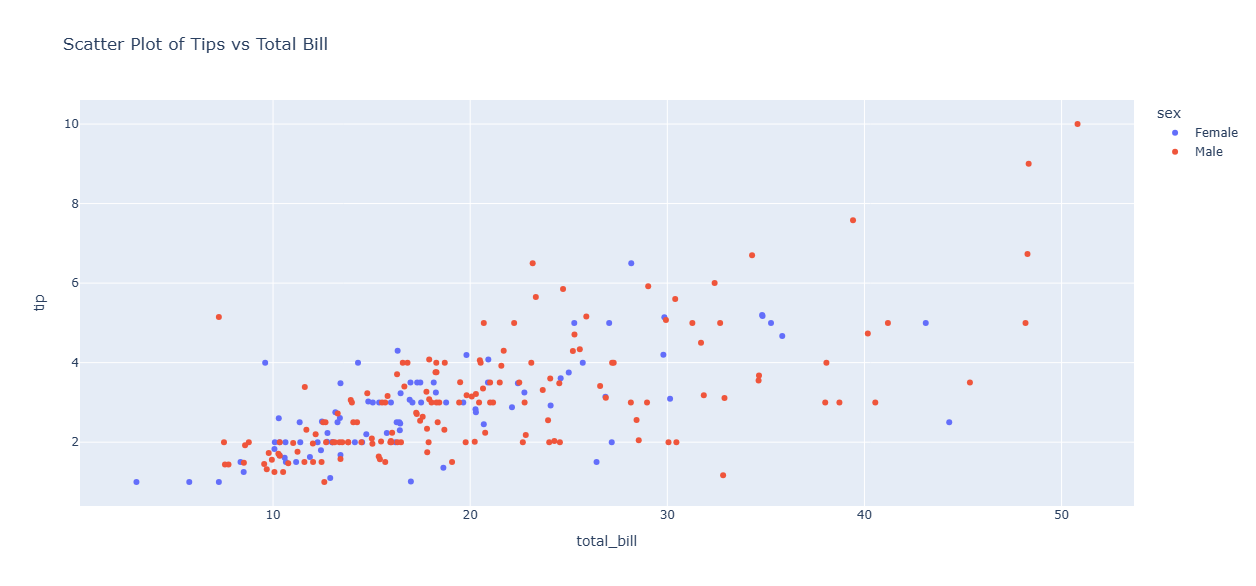

Recreate this plot in Python.
import plotly.express as px
import plotly.io as pio  # needed only outside Jupyter (IDLE/console) to force plots to show

# Force browser rendering
pio.renderers.default = "browser"

# Load example dataset
tips = px.data.tips()

# Create scatter plot
fig = px.scatter(
    tips,
    x="total_bill",
    y="tip",
    color="sex",
    title="Scatter Plot of Tips vs Total Bill"
)

fig.show()
